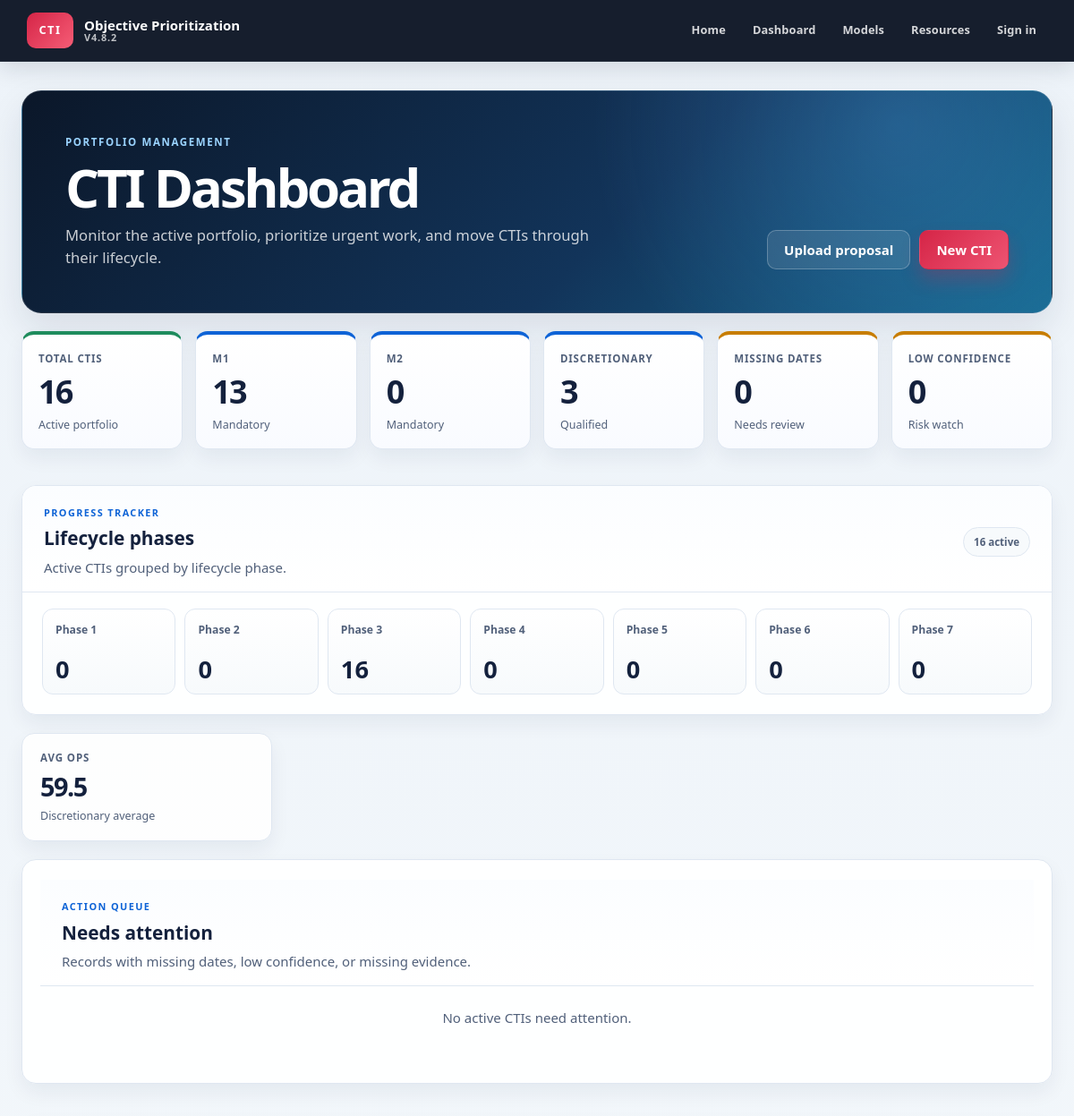
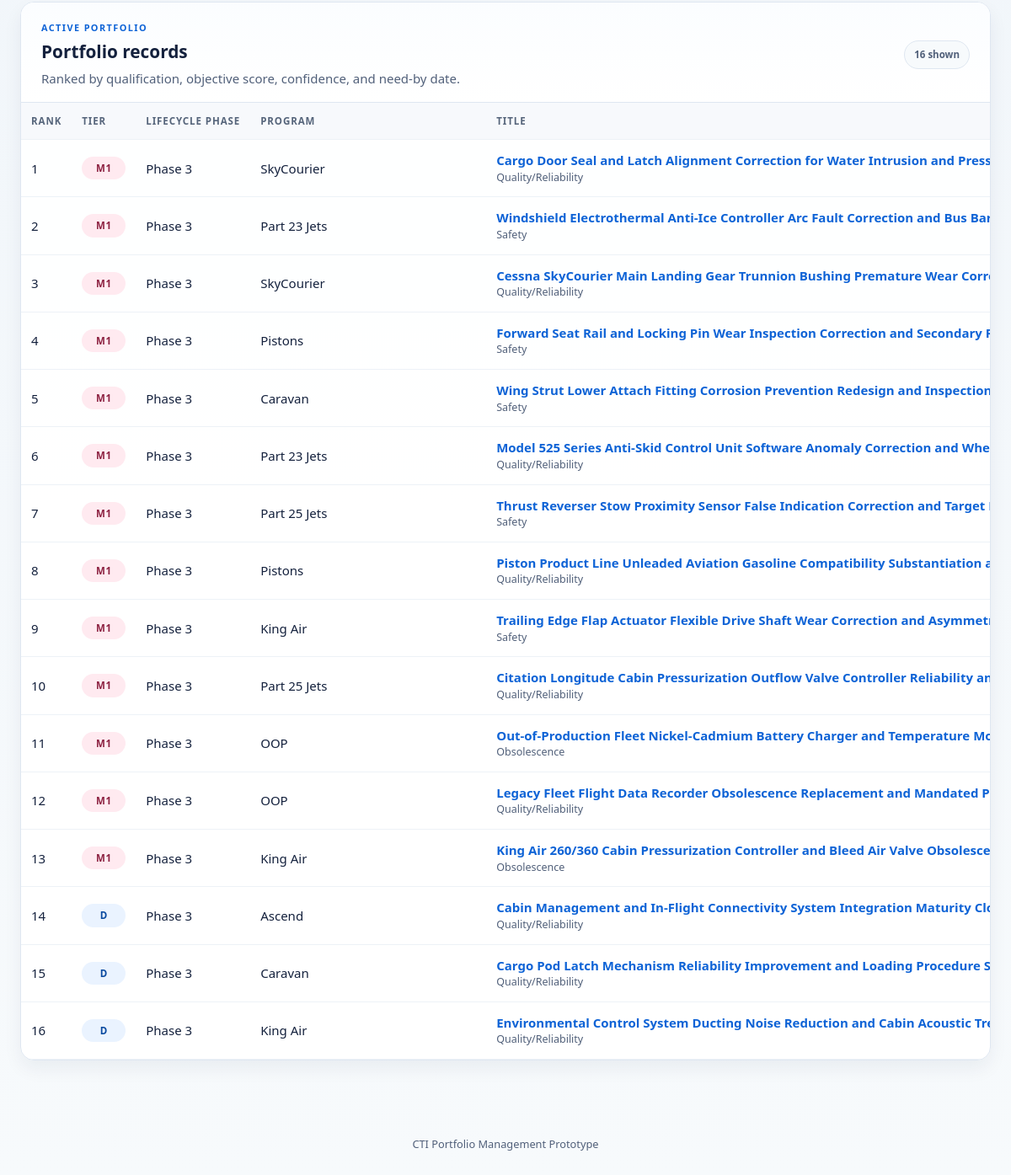
Page /dashboard on the earlier database version (2 pictures, top to bottom).
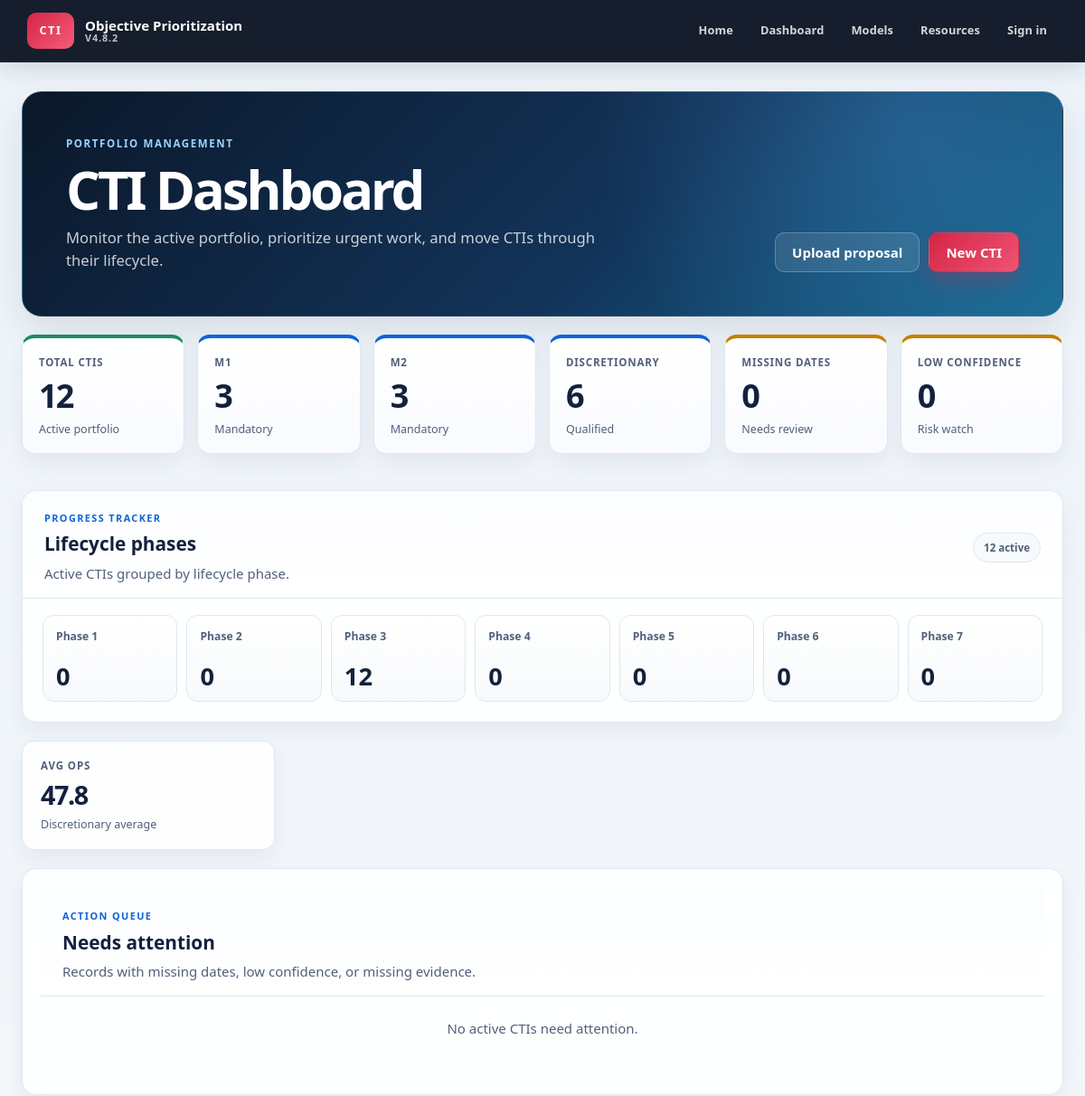
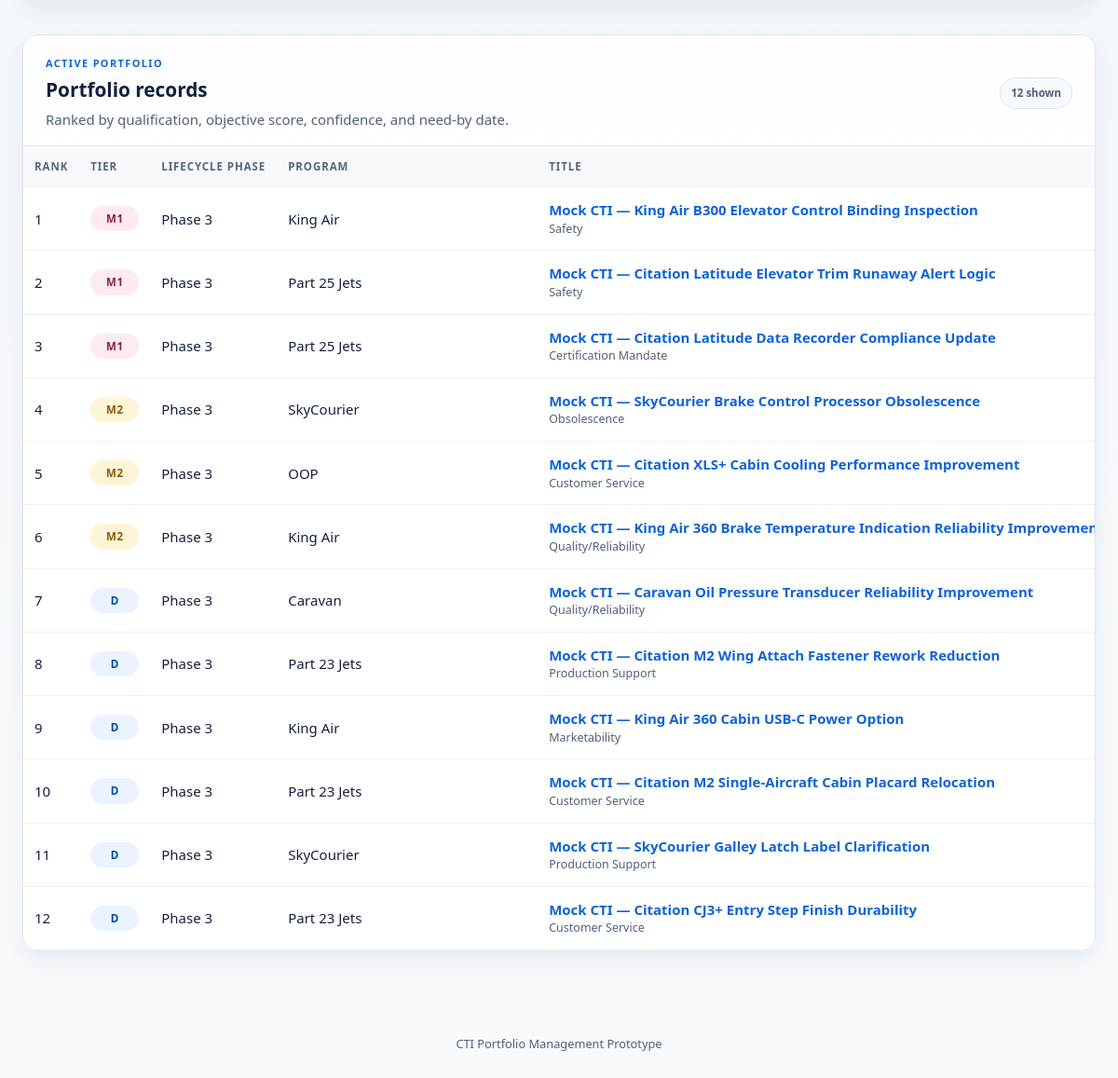
Same page on the later database version (2 pictures, top to bottom).
### tables this page shows
CREATE TABLE cti_projects (
    id INTEGER PRIMARY KEY AUTOINCREMENT,
    external_id TEXT,
    title TEXT NOT NULL,
    program TEXT,
    driver TEXT,
    phase TEXT,
    qualification TEXT NOT NULL DEFAULT 'D',
    status TEXT NOT NULL DEFAULT 'Active',
    ops REAL,
    confidence REAL,
    urgency REAL,
    operational REAL,
    customer_fleet REAL,
    financial REAL,
    breadth REAL,
    readiness REAL,
    need_by TEXT,
    target_date TEXT,
    engineering_hours REAL,
    five_year_npv REAL,
    functions_involved REAL,
    aog_events REAL,
    prevented_deliveries REAL,
    delivery_delays REAL,
    line_interruptions REAL,
    repeat_rework REAL,
    affected_fleet_pct REAL,
    evidence_count INTEGER NOT NULL DEFAULT 0,
    milestone_count INTEGER NOT NULL DEFAULT 0,
    problem_statement TEXT,
    business_case TEXT,
    source_file TEXT,
    source_type TEXT,
    template_version TEXT,
    warnings_json TEXT NOT NULL DEFAULT '[]',
    raw_data_json TEXT NOT NULL DEFAULT '{}',
    scoring_json TEXT NOT NULL DEFAULT '{}',
    confidence_json TEXT NOT NULL DEFAULT '{}',
    archived INTEGER NOT NULL DEFAULT 0,
    created_utc TEXT NOT NULL DEFAULT CURRENT_TIMESTAMP,
    modified_utc TEXT NOT NULL DEFAULT CURRENT_TIMESTAMP
, lifecycle_phase TEXT NOT NULL DEFAULT 'Phase 1', extraction_json TEXT NOT NULL DEFAULT '{}', scope_change TEXT, scoring_model_version TEXT, scored_utc TEXT);

### phase2/routes.py (the view)
@phase2_bp.get("/dashboard")
def dashboard():
    return render_template(
        "phase2/dashboard.html",
        **dashboard_view(
            program=request.args.get("program", "").strip(),
            tier=request.args.get("tier", "").strip().upper(),
            query=request.args.get("q", "").strip().lower(),
            lifecycle_phase=request.args.get("lifecycle_phase", "").strip(),
        ),
        lifecycle_phase_labels=LIFECYCLE_PHASE_LABELS,
    )

### phase2/analytics.py (called while the page is built)
def review_reasons(project):
    reasons = []
    if not project.get("need_by"):
        reasons.append(
            "Missing need-by date"
        )
    if not project.get("target_date"):
        reasons.append(
            "Missing target date"
        )
    confidence = project.get(
        "confidence"
    )
    if isinstance(
        confidence,
        dict
    ):
        confidence = confidence.get(
            "score"
        )
    try:
        if (
            confidence is not None
            and float(confidence) < 70
        ):
            reasons.append(
                "Confidence below 70"
            )
    except (
        ValueError,
        TypeError
    ):
        pass
    if int(
        project.get(
            "evidence_count",
            0
        )
    ) == 0:
        reasons.append(
            "No evidence IDs stored"
        )
    return reasons

### phase2/database.py (called while the page is built)
def database_path(app=None):
    app = app or current_app
    configured = app.config.get('CTI_DATABASE')
    path = Path(configured) if configured else Path(app.instance_path) / 'cti.db'
    path.parent.mkdir(parents=True, exist_ok=True)
    return path

def connect(app=None):
    conn = sqlite3.connect(database_path(app))
    conn.row_factory = sqlite3.Row
    conn.execute('PRAGMA foreign_keys = ON')
    conn.execute('PRAGMA journal_mode = WAL')
    return conn

@contextmanager
def connection(app=None):
    conn = connect(app)
    try:
        yield conn
        conn.commit()
    except Exception:
        conn.rollback()
        raise
    finally:
        conn.close()

def fetch_projects(include_archived=False):
    sql = 'SELECT * FROM cti_projects'
    params = []
    if not include_archived:
        sql += ' WHERE archived = 0'
    sql += ' ORDER BY created_utc DESC, id DESC'
    with connection() as conn:
        return [dict(row) for row in conn.execute(sql, params).fetchall()]

### phase2/ranking.py (called while the page is built)
def _date_key(value):
    return value or '9999-12-31'

def _score(value):
    return float(value) if value is not None else -1.0

### phase2/templates/phase2/dashboard.html (shortened to what this page needs)
{% extends "base.html" %}
{% block content %}
<div class="dashboard-page">
<section class="dashboard-hero">
  <div class="dashboard-hero-copy">
    <p class="eyebrow">PORTFOLIO MANAGEMENT</p>
    <h1>CTI Dashboard</h1>
    <p>Monitor the active portfolio, prioritize urgent work, and move CTIs through their lifecycle.</p>
  </div>
  <div class="button-row"><a class="button button-secondary" href="{{ url_for('main.upload') }}">Upload proposal</a><a class="button button-primary" href="{{ url_for('main.new_cti') }}">New CTI</a></div>
</section>
{% set m = metrics|default({}) %}
<section class="metric-grid dashboard-metrics">
  <article class="metric-card success-card"><span>Total CTIs</span><strong>{{ m.total|default(projects|length if projects is defined else 0) }}</strong><small>Active portfolio</small></article>
  <article class="metric-card"><span>M1</span><strong>{{ m.m1|default(0) }}</strong><small>Mandatory</small></article>
  <article class="metric-card"><span>M2</span><strong>{{ m.m2|default(0) }}</strong><small>Mandatory</small></article>
  <article class="metric-card"><span>Discretionary</span><strong>{{ m.d|default(0) }}</strong><small>Qualified</small></article>
  <article class="metric-card warning-card"><span>Missing dates</span><strong>{{ m.missing_dates|default(0) }}</strong><small>Needs review</small></article>
  <article class="metric-card warning-card"><span>Low confidence</span><strong>{{ m.low_confidence|default(0) }}</strong><small>Risk watch</small></article>
</section>
<section class="panel phase-summary">
  <div class="dashboard-section-heading"><div><p class="eyebrow">PROGRESS TRACKER</p><h2>Lifecycle phases</h2><p>Active CTIs grouped by lifecycle phase.</p></div><span class="section-count">{{ m.total|default(projects|length if projects is defined else 0) }} active</span></div>
  <div class="phase-count-grid">
  {% for phase in phase_counts %}
    <a class="phase-count{% if filters.lifecycle_phase == phase.key %} is-active{% endif %}" href="{{ url_for('phase2.dashboard', lifecycle_phase=phase.key) }}">
      <span>{{ phase.label }}</span><strong>{{ phase.count }}</strong>
    </a>
  {% endfor %}
  </div>
</section>
<section class="summary-strip dashboard-summary">
  <article class="summary-stat">
    <span>Avg OPS</span>
    <strong>{{ m.avg_ops|default('—') }}</strong>
    <small>Discretionary average</small>
  </article>
</section>
<section class="panel attention-panel">
  <div class="dashboard-section-heading"><div><p class="eyebrow">ACTION QUEUE</p><h2>Needs attention</h2><p>Records with missing dates, low confidence, or missing evidence.</p></div></div>
  {% if needs_attention %}
  <ul class="attention-list">
  {% for item in needs_attention %}
    <li><a href="{{ url_for('phase2.project', project_id=item.project.id) }}"><strong>{{ item.project.title }}</strong></a><span>{{ item.reasons|join(', ') }}</span></li>
  {% endfor %}
  </ul>
  {% else %}<p class="empty-state">No active CTIs need attention.</p>{% endif %}
</section>
<section class="panel table-panel">
  <div class="dashboard-section-heading"><div><p class="eyebrow">ACTIVE PORTFOLIO</p><h2>Portfolio records</h2><p>Ranked by qualification, objective score, confidence, and need-by date.</p></div><span class="section-count">{{ projects|length }} shown</span></div>
  <div class="table-wrap">
    <table class="portfolio-table">
      <thead><tr><th>Rank</th><th>Tier</th><th>Lifecycle phase</th><th>Program</th><th>Title</th><th>OPS</th><th>Confidence</th><th>Need by</th><th></th></tr></thead>
      <tbody>
      {% for project in projects|default([]) %}
        <tr>
          <td>{{ project.company_rank|default(project.rank|default(loop.index)) }}</td>
          <td><span class="tier tier-{{ project.qualification|default(project.qualification_code|default('d'))|lower }}">{{ project.qualification|default(project.qualification_code|default('D')) }}</span></td>
          <td>{{ lifecycle_phase_labels.get(project.lifecycle_phase, project.lifecycle_phase or 'Phase 1') }}</td>
          <td>{{ project.program|default('') }}</td>
          <td>
            <a class="table-link" href="{{ url_for('phase2.project', project_id=project.id) }}">
              <strong>{{ project.title|default('Untitled CTI') }}</strong>
            </a>
            <small>{{ project.driver|default('') }}</small>
          </td>
        </tr>
      {% else %}
        <tr><td colspan="9" class="empty-state">No CTIs have been saved yet. <a href="{{ url_for('main.new_cti') }}">Create the first record.</a></td></tr>
      {% endfor %}
      </tbody>
    </table>
  </div>
</section>
</div>
{% endblock %}

### templates/base.html (shortened to what this page needs)
<!doctype html>
<html lang="en">
<head>
  <link rel="stylesheet" href="{{ url_for('static', filename='style.css') }}">
</head>
<body>
  <header class="topbar">
    <a class="brand" href="{{ url_for('main.home') }}" aria-label="CTI home">
      <span class="brand-mark">CTI</span>
      <span class="brand-copy">
        Objective Prioritization
        <small>V4.8.2</small>
      </span>
    </a>
    <nav class="main-nav" aria-label="Main navigation">
      <a href="{{ url_for('main.home') }}">Home</a>
      <a href="{{ url_for('phase2.dashboard') }}">Dashboard</a>
      <a href="{{ url_for('phase2.models') }}">Models</a>
      <a href="{{ url_for('phase2.resources') }}">Resources</a>
      {% if current_user.is_authenticated %}
        <span class="nav-user">{{ current_user.display_name }} ({{ current_user.role|replace('_', ' ') }})</span>
        <form method="post" action="{{ url_for('auth.logout') }}" class="nav-logout"><button type="submit">Sign out</button></form>
      {% else %}
        <a href="{{ url_for('auth.login') }}">Sign in</a>
      {% endif %}
    </nav>
  </header>
  <main class="page-shell">
    {% block content %}{% endblock %}
  </main>
  <footer class="footer">CTI Portfolio Management Prototype</footer>
</body>
</html>

Differences in the rows shown:
removed cti_projects: company_rank "1", qualification "M1", get "Phase 3", program "SkyCourier", title "Cargo Door Seal and Latch Alignment Correction for Water Intrusion and…", driver "Quality/Reliability"
removed cti_projects: company_rank "2", qualification "M1", get "Phase 3", program "Part 23 Jets", title "Windshield Electrothermal Anti-Ice Controller Arc Fault Correction and Bus…", driver "Safety"
removed cti_projects: company_rank "3", qualification "M1", get "Phase 3", program "SkyCourier", title "Cessna SkyCourier Main Landing Gear Trunnion Bushing Premature Wear…", driver "Quality/Reliability"
removed cti_projects: company_rank "4", qualification "M1", get "Phase 3", program "Pistons", title "Forward Seat Rail and Locking Pin Wear Inspection Correction and Secondary…", driver "Safety"
removed cti_projects: company_rank "5", qualification "M1", get "Phase 3", program "Caravan", title "Wing Strut Lower Attach Fitting Corrosion Prevention Redesign and…", driver "Safety"
removed cti_projects: company_rank "6", qualification "M1", get "Phase 3", program "Part 23 Jets", title "Model 525 Series Anti-Skid Control Unit Software Anomaly Correction and…", driver "Quality/Reliability"
removed cti_projects: company_rank "7", qualification "M1", get "Phase 3", program "Part 25 Jets", title "Thrust Reverser Stow Proximity Sensor False Indication Correction and Target…", driver "Safety"
removed cti_projects: company_rank "8", qualification "M1", get "Phase 3", program "Pistons", title "Piston Product Line Unleaded Aviation Gasoline Compatibility Substantiation…", driver "Quality/Reliability"
removed cti_projects: company_rank "9", qualification "M1", get "Phase 3", program "King Air", title "Trailing Edge Flap Actuator Flexible Drive Shaft Wear Correction and…", driver "Safety"
removed cti_projects: company_rank "10", qualification "M1", get "Phase 3", program "Part 25 Jets", title "Citation Longitude Cabin Pressurization Outflow Valve Controller Reliability…", driver "Quality/Reliability"
removed cti_projects: company_rank "11", qualification "M1", get "Phase 3", program "OOP", title "Out-of-Production Fleet Nickel-Cadmium Battery Charger and Temperature…", driver "Obsolescence"
removed cti_projects: company_rank "12", qualification "M1", get "Phase 3", program "OOP", title "Legacy Fleet Flight Data Recorder Obsolescence Replacement and Mandated…", driver "Quality/Reliability"
removed cti_projects: company_rank "13", qualification "M1", get "Phase 3", program "King Air", title "King Air 260/360 Cabin Pressurization Controller and Bleed Air Valve…", driver "Obsolescence"
removed cti_projects: company_rank "14", qualification "D", get "Phase 3", program "Ascend", title "Cabin Management and In-Flight Connectivity System Integration Maturity…", driver "Quality/Reliability"
removed cti_projects: company_rank "15", qualification "D", get "Phase 3", program "Caravan", title "Cargo Pod Latch Mechanism Reliability Improvement and Loading Procedure…", driver "Quality/Reliability"
removed cti_projects: company_rank "16", qualification "D", get "Phase 3", program "King Air", title "Environmental Control System Ducting Noise Reduction and Cabin Acoustic…", driver "Quality/Reliability"
added cti_projects: company_rank "1", qualification "M1", get "Phase 3", program "King Air", title "Mock CTI — King Air B300 Elevator Control Binding Inspection", driver "Safety"
added cti_projects: company_rank "2", qualification "M1", get "Phase 3", program "Part 25 Jets", title "Mock CTI — Citation Latitude Elevator Trim Runaway Alert Logic", driver "Safety"
added cti_projects: company_rank "3", qualification "M1", get "Phase 3", program "Part 25 Jets", title "Mock CTI — Citation Latitude Data Recorder Compliance Update", driver "Certification Mandate"
added cti_projects: company_rank "4", qualification "M2", get "Phase 3", program "SkyCourier", title "Mock CTI — SkyCourier Brake Control Processor Obsolescence", driver "Obsolescence"
added cti_projects: company_rank "5", qualification "M2", get "Phase 3", program "OOP", title "Mock CTI — Citation XLS+ Cabin Cooling Performance Improvement", driver "Customer Service"
added cti_projects: company_rank "6", qualification "M2", get "Phase 3", program "King Air", title "Mock CTI — King Air 360 Brake Temperature Indication Reliability…", driver "Quality/Reliability"
added cti_projects: company_rank "7", qualification "D", get "Phase 3", program "Caravan", title "Mock CTI — Caravan Oil Pressure Transducer Reliability Improvement", driver "Quality/Reliability"
added cti_projects: company_rank "8", qualification "D", get "Phase 3", program "Part 23 Jets", title "Mock CTI — Citation M2 Wing Attach Fastener Rework Reduction", driver "Production Support"
added cti_projects: company_rank "9", qualification "D", get "Phase 3", program "King Air", title "Mock CTI — King Air 360 Cabin USB-C Power Option", driver "Marketability"
added cti_projects: company_rank "10", qualification "D", get "Phase 3", program "Part 23 Jets", title "Mock CTI — Citation M2 Single-Aircraft Cabin Placard Relocation", driver "Customer Service"
added cti_projects: company_rank "11", qualification "D", get "Phase 3", program "SkyCourier", title "Mock CTI — SkyCourier Galley Latch Label Clarification", driver "Production Support"
added cti_projects: company_rank "12", qualification "D", get "Phase 3", program "Part 23 Jets", title "Mock CTI — Citation CJ3+ Entry Step Finish Durability", driver "Customer Service"
Other differences:
{{ m.total|default(projects|length if projects is defined else 0) }}: "16" → "12"
{{ m.m1|default(0) }}: "13" → "3"
{{ m.m2|default(0) }}: "0" → "3"
{{ m.d|default(0) }}: "3" → "6"
{{ m.avg_ops|default('—') }}: "59.5" → "47.8"
{{ projects|length }}: "16" → "12"
new list line: "Phase 3 12"
list line gone: "Phase 3 16"
